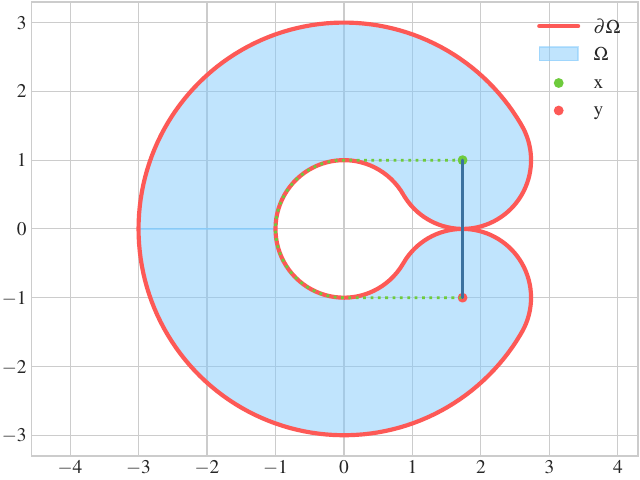

Recreate this plot in Python.
import matplotlib.pyplot as plt
import numpy as np
import scipy as scp
from matplotlib import rc
from cycler import cycler
#%%
plt.close('all')
#plt.style.use(['ggplot'])
plt.style.use(['seaborn-whitegrid'])
default_cycler = (cycler(color=['xkcd:apple','xkcd:grapefruit',
                                'xkcd:sky','olive',
                                'xkcd:muted blue','peru','tab:pink',
                                'deeppink', 'steelblue', 'tan', 'sienna',\
                                'olive', 'coral']))
tex_font = True
if tex_font:    
    rc('font',**{'family':'lmodern','serif':['Times'],'size':14})
    rc('text', usetex=True)
rc('lines', linewidth=2, linestyle='-')
rc('axes', prop_cycle=default_cycler)

#%%
def polar2cart(x):
    xx = x[:,0]*np.cos(x[:,1])
    yy = x[:,0]*np.sin(x[:,1])
    return np.stack([xx,yy]).T

def sphere(pos, r=1., theta_1=0., theta_2=2*np.pi, rot = 0., num_pts = 200):
    thetas = np.linspace(theta_1, theta_2, num_pts)[1:-1,None] + rot
    sphere = np.concatenate([r*np.ones((num_pts-2,1)), thetas], axis=1)
    return polar2cart(sphere) + pos

def upper_curve(t, phi=3/18 * np.pi):
    e = polar2cart(np.array([[2, phi]]))
    ee = 1+e[0,0]
    if t < 3*np.cos(phi):
        return np.sqrt(9 - t**2)
    else:
        return np.sqrt(1 - (t-e[0,0])**2) + e[0,1]
    


num_pts = 435
phi = (30/180) * np.pi
thetas = np.linspace(phi,2*np.pi-phi, num_pts)[:,None]


inner = polar2cart(np.concatenate([np.ones((num_pts,1)), thetas], axis=1))
outer = polar2cart(np.concatenate([3*np.ones((num_pts,1)), thetas], axis=1))
outer = np.flip(outer, axis=0)
d = polar2cart(np.array([[2, -phi]]))
lower_cap = sphere(d, r=1, theta_1=0, theta_2=np.pi, rot=-phi)
lower_cap = np.flip(lower_cap, axis=0)
e = polar2cart(np.array([[2, phi]]))
upper_cap = sphere(e, r=1, theta_1=0, theta_2=np.pi, rot=np.pi+phi)
upper_cap = np.flip(upper_cap, axis=0)

c = np.concatenate([inner, lower_cap, outer, upper_cap], axis=0)

#%%
t = np.linspace(0,1, c.shape[0])
cs = scp.interpolate.CubicSpline(t, c)

lb = np.concatenate([inner, upper_cap], axis=0)
lb = lb[np.where(lb[:,1] >0)]
lb = lb[np.where(lb[:,1] <1)]
idx = np.argsort(lb[:,0])
lb = lb[idx,:]
add =  np.stack([np.linspace(-3,-1, 150), np.zeros((150))]).T
lb = np.concatenate((add, lb), axis=0)
ub = np.array([upper_curve(lb[i,0]) for i in range(lb.shape[0])])
#%%
path = np.concatenate((e, np.array([[0,1]])), axis=0)
path = np.concatenate((path, sphere(np.zeros((1,2)), 
                                    theta_1=0., theta_2=np.pi,
                                    rot=np.pi/2,r=1.0)), axis=0)
path = np.concatenate((path, d), axis=0)


#%%
plt.close('all')
#plt.scatter(c[:,0], c[:,1])
ccs = cs(t)
plt.plot(ccs[:,0], ccs[:,1], linewidth=3, color='xkcd:grapefruit', label='$\partial\Omega$')
plt.fill_between(lb[:,0], lb[:,1], ub, color='xkcd:sky',alpha=0.5, label='$\Omega$')
plt.fill_between(lb[:,0], -ub, -lb[:,1], color='xkcd:sky',alpha=0.5)

plt.scatter(e[0,0], e[0,1], label='x')
plt.scatter(d[0,0], d[0,1], label='y')

plt.plot(path[:,0], path[:,1], color='xkcd:apple',alpha=1, linestyle='dotted')
plt.plot([e[0,0],d[0,0]], [e[0,1],d[0,1]], color='xkcd:muted blue',alpha=1)

plt.axis('equal')
plt.legend()

#%%
plt.tight_layout(pad=0.1)
plt.savefig('tube.pdf')
    
